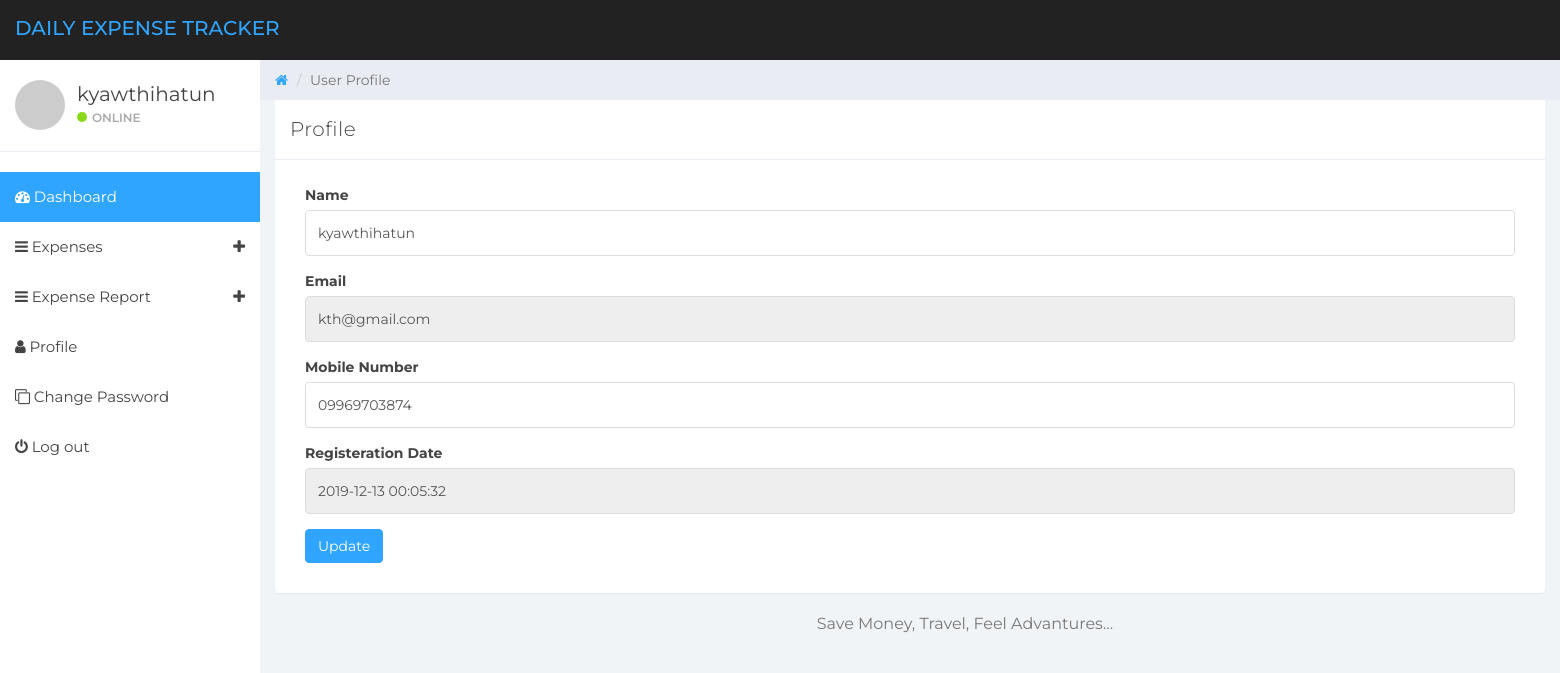
The app's page /user-profile.php (signed in) with its own data.
### tables this page shows
CREATE TABLE `tblusers` (
  `id` int(11) NOT NULL,
  `name` varchar(255) NOT NULL,
  `email` varchar(255) NOT NULL,
  `mobile_number` varchar(11) NOT NULL,
  `password` varchar(255) NOT NULL,
  `reg_date` datetime NOT NULL DEFAULT CURRENT_TIMESTAMP
);

### user-profile.php (the view, shortened to what this page needs)
<?php
if(strlen($_SESSION['detsuid']==0)):
    header('location:logout.php');
else:
?>
<!DOCTYPE html>
<html lang="en">
<head>
    <link href="css/bootstrap.min.css" rel="stylesheet">
	<link href="css/font-awesome.min.css" rel="stylesheet">
	<link href="css/datepicker3.css" rel="stylesheet">
    <link href="css/styles.css" rel="stylesheet">
</head>
<body>
        <?php include('confs/header.php') ?>
        <?php include('confs/sidebar.php') ?>
        <div class="col-sm-9 col-sm-offset-3 col-lg-10 col-lg-offset-2 main">
            <div class="row">
                <ol class="breadcrumb">
                    <li><a href="#"><em class="fa fa-home"></em></a></li>
                    <li class="active">User Profile</li>
                </ol>
            </div>
            <div class="row">
                <div class="col-lg-12">
                    <div class="panel panel-default">
                        <div class="panel-heading">Profile</div>
                        <div class="panel-body">
                            <div class="col-md-12">
                                <?php
                                    $userid = $_SESSION['detsuid'];
                                    $result = mysqli_query($conn, "SELECT * FROM tblusers WHERE id = '$userid'");
                                    while($row = mysqli_fetch_array($result)):
                                ?>
                                        <form role="form" method="post">
                                            <fieldset>
                                                <div class="form-group">
                                                    <label>Name</label>
                                                    <input type="text" class="form-control" name="Name" value="<?php echo $row['name']; ?>" required>
                                                </div>
                                                <div class="form-group">
                                                    <label>Email</label>
                                                    <input type="email" class="form-control" name="email" value="<?php echo $row['email'] ?>" readonly>
                                                </div>
                                                <div class="form-group">
                                                    <label>Mobile Number</label>
                                                    <input type="text" class="form-control" name="contactnumber" value="<?php echo $row['mobile_number'] ?>" required>
                                                </div>
                                                <div class="form-group">
                                                    <label>Registeration Date</label>
                                                    <input type="text" class="form-control" name="regdate" value="<?php echo $row['reg_date']; ?>" readonly>
                                                </div>
                                                <div class="form-group">
                                                    <button type="submit" class="btn btn-primary" name="submit">Update</button>
                                                </div>
                                            </fieldset>
                                        </form>
                                    <?php endwhile; ?>
                            </div>
                        </div>
                    </div>
                </div>
                <?php include('confs/footer.php'); ?>
            </div>
        </div>
</body>
</html>
<?php endif; ?>

### confs/sidebar.php (shortened to what this page needs)
<?php
include('config.php');
?>
<div id="sidebar-collapse" class="col-sm-3 col-lg-2 sidebar">
    <div class="profile-sidebar">
        <div class="profile-userpic">
            <img src="http://placehold.it/50/30a5ff/fff" class="img-responsive" alt="">
        </div>
        <div class="profile-usertitle">
            <?php
                $uid = $_SESSION['detsuid'];
                $sql = mysqli_query($conn, "SELECT name FROM tblusers WHERE id = '$uid'");
                $result = mysqli_fetch_array($sql);
                $name = $result['name'];
            ?>
            <div class="profile-usertitle-name"><?php echo $name; ?></div>
            <div class="profile-usertitle-status"><span class="indicator label-success"></span>Online</div>
        </div>
    </div>
    <ul class="nav menu">
        <li class="active"><a href="dashboard.php"><em class="fa fa-dashboard">&nbsp;</em>Dashboard</a></li>
        <li class="parent">
            <a href="#sub-item-1" data-toggle="collapse">
                <em class="fa fa-navicon">&nbsp;</em>Expenses <span data-toggle="collapse" href="#sub-item-1" class="icon pull-right"><em class="fa fa-plus"></em></span>
            </a>
        </li>
        <li class="parent">
            <a href="#sub-item-2" data-toggle="collapse">
                <em class="fa fa-navicon">&nbsp;</em>Expense Report <span data-toggle="collapse" href="#sub-item-2" class="icon pull-right"><em class="fa fa-plus"></em></span>
            </a>
        </li>
        <li><a href="user-profile.php"><em class="fa fa-user">&nbsp;</em>Profile</a></li>
        <li><a href="change-password.php"><em class="fa fa-clone">&nbsp;</em>Change Password</a></li>
        <li><a href="logout.php"><em class="fa fa-power-off">&nbsp;</em>Log out</a></li>
    </ul>
</div>

### css/styles.css (style rules this page uses)
body { background: #f1f4f7; padding-top: 60px; font-size: 14px; color: #444444; font-family: "Montserrat", "Helvetica Neue", Helvetica, Arial, sans-serif; }
a, a:hover, a:focus { color: #30a5ff; }
input.form-control { border: 1px solid #ddd; box-shadow: none; height: 46px; }
.btn-primary, .btn-primary:hover, .btn-primary:focus, .btn-primary:active, .btn-primary.active, .open > .dropdown-toggle.btn-primary, .btn-primary.disabled, .btn-primary[disabled], fieldset[disabled] .btn-primary, .btn-primary.disabled:hover, .btn-primary[disabled]:hover, fieldset[disabled] .btn-primary:hover, .btn-primary.disabled:focus, .btn-primary[disabled]:focus, fieldset[disabled] .btn-primary:focus, .btn-primary.disabled:active, .btn-primary[disabled]:active, fieldset[disabled] .btn-primary:active, .btn-primary.disabled.active, .btn-primary[disabled].active, fieldset[disabled] .btn-primary.active { background-color: #30a5ff; border-color: #30a5ff; }
.label-success { background-color: #8ad919; }
.panel { border: 0; }
.panel-heading { font-size: 20px; font-weight: 300; letter-spacing: 0.025em; height: 60px; line-height: 38px; }
.panel-default .panel-heading { background: #fff; border-bottom: 1px solid #e9ecf2; color: #444444; }
.sidebar { display: block; padding: 0; display: none; box-shadow: none; background: #fff; }
.sidebar ul { margin: 20px 0px; }
@media (min-width: 768px) { .sidebar { display: block; position: fixed; top: 60px; bottom: 0; left: 0; z-index: 1000; display: block; margin: 0; padding: 0; overflow-x: hidden; overflow-y: auto; } }
.sidebar ul.nav .active a, .sidebar ul.nav li.parent a.active, .sidebar ul.nav .active > a:hover, .sidebar ul.nav li.parent a.active:hover, .sidebar ul.nav .active > a:focus, .sidebar ul.nav li.parent a.active:focus { color: #fff; background-color: #30a5ff; }
.sidebar ul.nav li a { height: 50px; font-size: 15px; line-height: 2em; color: #444444; }
.profile-sidebar { padding: 10px 0; border-bottom: 1px solid #e9ecf2; }
.indicator { width: 10px; height: 10px; display: inline-block; border-radius: 9999px; margin-right: 5px; }
.profile-userpic img { float: left; margin: 10px 0px 0px 15px; width: 50px; height: 50px; border-radius: 9999px !important; }
.profile-usertitle { float: left; text-align: left; margin: 10px 0 0 12px; }
.profile-usertitle-name { font-size: 20px; margin-bottom: 0px; }
.profile-usertitle-status { text-transform: uppercase; color: #AAA; font-size: 12px; font-weight: 600; margin-bottom: 15px; }
.breadcrumb { border-radius: 0; padding: 10px 15px 10px 15px; background: #e9ecf2; margin: 0; }

### records on screen
tblusers: name "kyawthihatun", Name "kyawthihatun", email "kth@gmail.com", contactnumber "09969703874", regdate "2019-12-13 00:05:32"
